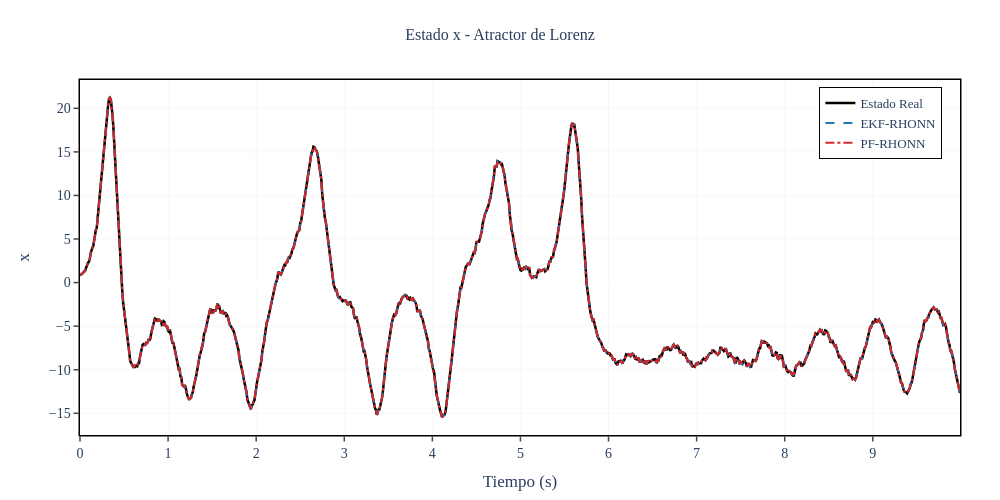
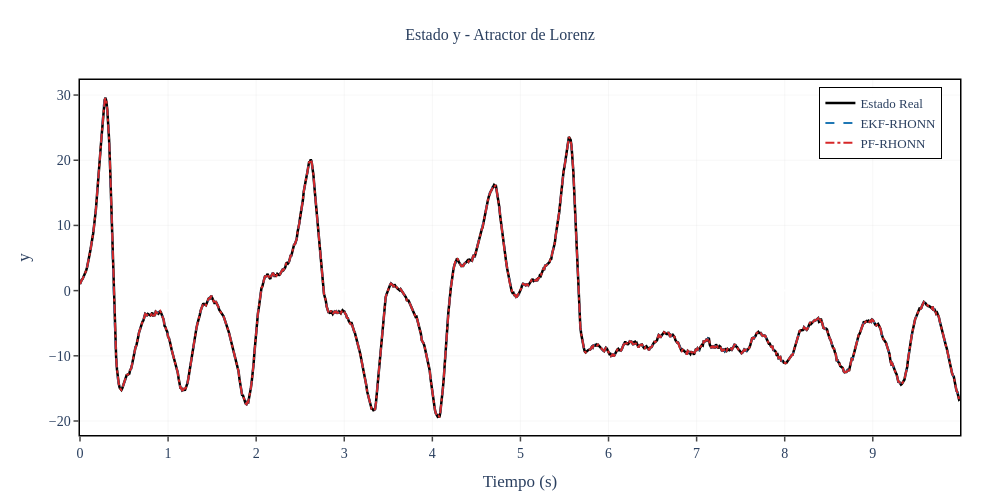
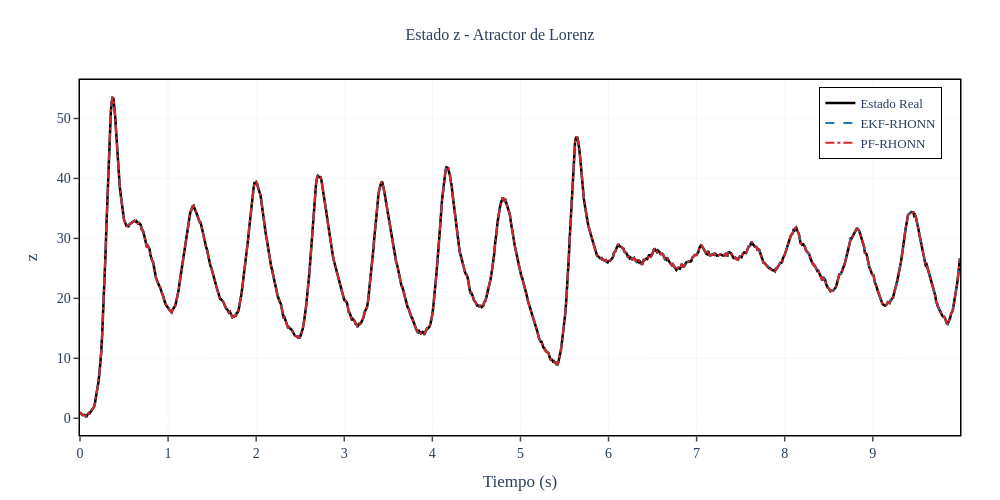
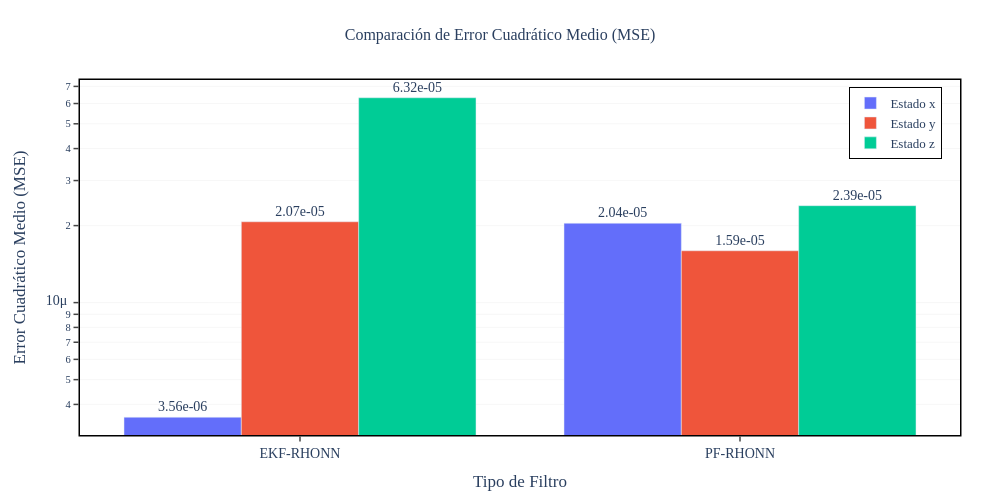

The notebook cell these images were saved under, in order:
### Code cell
# Gráficas individuales por estado
states_info = [
    {'idx': 0, 'var': 'x',  'y_label': 'x'},
    {'idx': 1, 'var': 'y',  'y_label': 'y'},
    {'idx': 2, 'var': 'z',  'y_label': 'z'}
]

for state_info in states_info:
    i = state_info['idx']
    
    fig = go.Figure()
    
    # Estado real (línea negra gruesa)
    fig.add_trace(go.Scatter(
        x=t_history, y=x_true[:, i],
        mode='lines',
        name='Estado Real',
        line=dict(color='#000000', width=thesis_config['line_width_true']),
        showlegend=True
    ))
    
    # Estimación EKF
    fig.add_trace(go.Scatter(
        x=t_history, y=x_hat_ekf[:, i],
        mode='lines',
        name='EKF-RHONN',
        line=dict(color='#1f77b4', width=thesis_config['line_width_est'], dash='dash'),
        showlegend=True
    ))
    
    # Estimación PF
    fig.add_trace(go.Scatter(
        x=t_history, y=x_hat_pf[:, i],
        mode='lines',
        name='PF-RHONN',
        line=dict(color='#d62728', width=thesis_config['line_width_est'], dash='dashdot'),
        showlegend=True
    ))
    
    fig.update_layout(
        title={
            'text': f'Estado {state_info["var"]} - Atractor de Lorenz',
            'x': 0.5,
            'xanchor': 'center',
            'font': {'size': thesis_config['title_font_size'], 'family': thesis_config['font_family']}
        },
        xaxis_title='Tiempo (s)',
        yaxis_title=state_info['y_label'],
        xaxis=dict(
            showgrid=True,
            gridcolor=thesis_config['grid_color'],
            gridwidth=thesis_config['grid_width'],
            showline=True,
            linewidth=1.5,
            linecolor='black',
            mirror=True,
            ticks='outside',
            tickwidth=1.5,
            ticklen=5
        ),
        yaxis=dict(
            showgrid=True,
            gridcolor=thesis_config['grid_color'],
            gridwidth=thesis_config['grid_width'],
            showline=True,
            linewidth=1.5,
            linecolor='black',
            mirror=True,
            ticks='outside',
            tickwidth=1.5,
            ticklen=5
        ),
        legend=dict(
            x=0.98,
            y=0.98,
            xanchor='right',
            yanchor='top',
            bgcolor='rgba(255, 255, 255, 0.95)',
            bordercolor='black',
            borderwidth=1,
            font=dict(size=thesis_config['legend_font_size'], family=thesis_config['font_family'])
        ),
        font=dict(size=thesis_config['font_size'], family=thesis_config['font_family']),
        plot_bgcolor='white',
        paper_bgcolor='white',
        width=thesis_config['plot_width'],
        height=thesis_config['plot_height'],
        margin=dict(l=80, r=40, t=80, b=60)
    )
    
    fig.show()

# Espacio de fase 3D (Atractor de Lorenz)
fig_phase = go.Figure()

fig_phase.add_trace(go.Scatter3d(
    x=x_true[:, 0], y=x_true[:, 1], z=x_true[:, 2],
    mode='lines',
    name='Atractor Real',
    line=dict(color='#000000', width=4)
))

fig_phase.add_trace(go.Scatter3d(
    x=x_hat_ekf[:, 0], y=x_hat_ekf[:, 1], z=x_hat_ekf[:, 2],
    mode='lines',
    name='Estimación EKF-RHONN',
    line=dict(color='#1f77b4', width=3)
))

fig_phase.add_trace(go.Scatter3d(
    x=x_hat_pf[:, 0], y=x_hat_pf[:, 1], z=x_hat_pf[:, 2],
    mode='lines',
    name='Estimación PF-RHONN',
    line=dict(color='#d62728', width=3)
))

fig_phase.update_layout(
    title={
        'text': 'Espacio de Fases 3D - Atractor de Lorenz',
        'x': 0.5,
        'xanchor': 'center',
        'font': {'size': thesis_config['title_font_size'], 'family': thesis_config['font_family']}
    },
    scene=dict(
        xaxis_title='x',
        yaxis_title='y',
        zaxis_title='z',
        xaxis=dict(
            showgrid=True,
            gridcolor=thesis_config['grid_color'],
            showline=True,
            linewidth=1.5,
            linecolor='black'
        ),
        yaxis=dict(
            showgrid=True,
            gridcolor=thesis_config['grid_color'],
            showline=True,
            linewidth=1.5,
            linecolor='black'
        ),
        zaxis=dict(
            showgrid=True,
            gridcolor=thesis_config['grid_color'],
            showline=True,
            linewidth=1.5,
            linecolor='black'
        )
    ),
    legend=dict(
        x=0.98,
        y=0.98,
        xanchor='right',
        yanchor='top',
        bgcolor='rgba(255, 255, 255, 0.95)',
        bordercolor='black',
        borderwidth=1,
        font=dict(size=thesis_config['legend_font_size'], family=thesis_config['font_family'])
    ),
    font=dict(size=thesis_config['font_size'], family=thesis_config['font_family']),
    width=thesis_config['plot_width'],
    height=thesis_config['plot_width'],  # Aspecto cuadrado
    margin=dict(l=40, r=40, t=80, b=40)
)

# fig_phase.show()

# Gráfica de barras comparando MSE
fig_mse = go.Figure()

filters = ['EKF-RHONN', 'PF-RHONN']

fig_mse.add_trace(go.Bar(
    name='Estado x',
    x=filters,
    y=[mse_x_ekf, mse_x_pf],
    marker_color='#636EFA',
    text=[f'{mse_x_ekf:.2e}', f'{mse_x_pf:.2e}'],
    textposition='outside'
))

fig_mse.add_trace(go.Bar(
    name='Estado y',
    x=filters,
    y=[mse_y_ekf, mse_y_pf],
    marker_color='#EF553B',
    text=[f'{mse_y_ekf:.2e}', f'{mse_y_pf:.2e}'],
    textposition='outside'
))

fig_mse.add_trace(go.Bar(
    name='Estado z',
    x=filters,
    y=[mse_z_ekf, mse_z_pf],
    marker_color='#00CC96',
    text=[f'{mse_z_ekf:.2e}', f'{mse_z_pf:.2e}'],
    textposition='outside'
))

fig_mse.update_layout(
    title={
        'text': 'Comparación de Error Cuadrático Medio (MSE)',
        'x': 0.5,
        'xanchor': 'center',
        'font': {'size': thesis_config['title_font_size'], 'family': thesis_config['font_family']}
    },
    xaxis_title='Tipo de Filtro',
    yaxis_title='Error Cuadrático Medio (MSE)',
    yaxis=dict(
        type='log',
        showgrid=True,
        gridcolor=thesis_config['grid_color'],
        gridwidth=thesis_config['grid_width'],
        showline=True,
        linewidth=1.5,
        linecolor='black',
        mirror=True,
        ticks='outside',
        tickwidth=1.5,
        ticklen=5
    ),
    xaxis=dict(
        showline=True,
        linewidth=1.5,
        linecolor='black',
        mirror=True,
        ticks='outside',
        tickwidth=1.5,
        ticklen=5
    ),
    legend=dict(
        x=0.98,
        y=0.98,
        xanchor='right',
        yanchor='top',
        bgcolor='rgba(255, 255, 255, 0.95)',
        bordercolor='black',
        borderwidth=1,
        font=dict(size=thesis_config['legend_font_size'], family=thesis_config['font_family'])
    ),
    barmode='group',
    font=dict(size=thesis_config['font_size'], family=thesis_config['font_family']),
    plot_bgcolor='white',
    paper_bgcolor='white',
    width=thesis_config['plot_width'],
    height=thesis_config['plot_height'],
    margin=dict(l=80, r=40, t=80, b=60)
)

fig_mse.show()

### Figure 1 — Plotly figure (JSON) as saved in the notebook; plotly's stock layout.template omitted (floating-point values rounded to 4 significant figures; data arrays with more than 128 entries replaced by an {"elided": "..."} marker saying what was removed)
{"data": [{"line": {"color": "#000000", "width": 2.5}, "mode": "lines", "name": "Estado Real", "showlegend": true, "type": "scatter", "x": {"elided": "1000 float values"}, "y": {"elided": "1000 float values"}}, {"line": {"color": "#1f77b4", "dash": "dash", "width": 2}, "mode": "lines", "name": "EKF-RHONN", "showlegend": true, "type": "scatter", "x": {"elided": "1000 float values"}, "y": {"elided": "1000 float values"}}, {"line": {"color": "#d62728", "dash": "dashdot", "width": 2}, "mode": "lines", "name": "PF-RHONN", "showlegend": true, "type": "scatter", "x": {"elided": "1000 float values"}, "y": {"elided": "1000 float values"}}], "layout": {"font": {"family": "Computer Modern, serif", "size": 14}, "height": 500, "legend": {"bgcolor": "rgba(255, 255, 255, 0.95)", "bordercolor": "black", "borderwidth": 1, "font": {"family": "Computer Modern, serif", "size": 13}, "x": 0.98, "xanchor": "right", "y": 0.98, "yanchor": "top"}, "margin": {"b": 60, "l": 80, "r": 40, "t": 80}, "paper_bgcolor": "white", "plot_bgcolor": "white", "title": {"font": {"family": "Computer Modern, serif", "size": 16}, "text": "Estado x - Atractor de Lorenz", "x": 0.5, "xanchor": "center"}, "width": 1000, "xaxis": {"gridcolor": "rgba(200, 200, 200, 0.3)", "gridwidth": 0.5, "linecolor": "black", "linewidth": 1.5, "mirror": true, "showgrid": true, "showline": true, "ticklen": 5, "ticks": "outside", "tickwidth": 1.5, "title": {"text": "Tiempo (s)"}}, "yaxis": {"gridcolor": "rgba(200, 200, 200, 0.3)", "gridwidth": 0.5, "linecolor": "black", "linewidth": 1.5, "mirror": true, "showgrid": true, "showline": true, "ticklen": 5, "ticks": "outside", "tickwidth": 1.5, "title": {"text": "x"}}}}

### Figure 2 — Plotly figure (JSON) as saved in the notebook; plotly's stock layout.template omitted (floating-point values rounded to 4 significant figures; data arrays with more than 128 entries replaced by an {"elided": "..."} marker saying what was removed)
{"data": [{"line": {"color": "#000000", "width": 2.5}, "mode": "lines", "name": "Estado Real", "showlegend": true, "type": "scatter", "x": {"elided": "1000 float values"}, "y": {"elided": "1000 float values"}}, {"line": {"color": "#1f77b4", "dash": "dash", "width": 2}, "mode": "lines", "name": "EKF-RHONN", "showlegend": true, "type": "scatter", "x": {"elided": "1000 float values"}, "y": {"elided": "1000 float values"}}, {"line": {"color": "#d62728", "dash": "dashdot", "width": 2}, "mode": "lines", "name": "PF-RHONN", "showlegend": true, "type": "scatter", "x": {"elided": "1000 float values"}, "y": {"elided": "1000 float values"}}], "layout": {"font": {"family": "Computer Modern, serif", "size": 14}, "height": 500, "legend": {"bgcolor": "rgba(255, 255, 255, 0.95)", "bordercolor": "black", "borderwidth": 1, "font": {"family": "Computer Modern, serif", "size": 13}, "x": 0.98, "xanchor": "right", "y": 0.98, "yanchor": "top"}, "margin": {"b": 60, "l": 80, "r": 40, "t": 80}, "paper_bgcolor": "white", "plot_bgcolor": "white", "title": {"font": {"family": "Computer Modern, serif", "size": 16}, "text": "Estado y - Atractor de Lorenz", "x": 0.5, "xanchor": "center"}, "width": 1000, "xaxis": {"gridcolor": "rgba(200, 200, 200, 0.3)", "gridwidth": 0.5, "linecolor": "black", "linewidth": 1.5, "mirror": true, "showgrid": true, "showline": true, "ticklen": 5, "ticks": "outside", "tickwidth": 1.5, "title": {"text": "Tiempo (s)"}}, "yaxis": {"gridcolor": "rgba(200, 200, 200, 0.3)", "gridwidth": 0.5, "linecolor": "black", "linewidth": 1.5, "mirror": true, "showgrid": true, "showline": true, "ticklen": 5, "ticks": "outside", "tickwidth": 1.5, "title": {"text": "y"}}}}

### Figure 3 — Plotly figure (JSON) as saved in the notebook; plotly's stock layout.template omitted (floating-point values rounded to 4 significant figures; data arrays with more than 128 entries replaced by an {"elided": "..."} marker saying what was removed)
{"data": [{"line": {"color": "#000000", "width": 2.5}, "mode": "lines", "name": "Estado Real", "showlegend": true, "type": "scatter", "x": {"elided": "1000 float values"}, "y": {"elided": "1000 float values"}}, {"line": {"color": "#1f77b4", "dash": "dash", "width": 2}, "mode": "lines", "name": "EKF-RHONN", "showlegend": true, "type": "scatter", "x": {"elided": "1000 float values"}, "y": {"elided": "1000 float values"}}, {"line": {"color": "#d62728", "dash": "dashdot", "width": 2}, "mode": "lines", "name": "PF-RHONN", "showlegend": true, "type": "scatter", "x": {"elided": "1000 float values"}, "y": {"elided": "1000 float values"}}], "layout": {"font": {"family": "Computer Modern, serif", "size": 14}, "height": 500, "legend": {"bgcolor": "rgba(255, 255, 255, 0.95)", "bordercolor": "black", "borderwidth": 1, "font": {"family": "Computer Modern, serif", "size": 13}, "x": 0.98, "xanchor": "right", "y": 0.98, "yanchor": "top"}, "margin": {"b": 60, "l": 80, "r": 40, "t": 80}, "paper_bgcolor": "white", "plot_bgcolor": "white", "title": {"font": {"family": "Computer Modern, serif", "size": 16}, "text": "Estado z - Atractor de Lorenz", "x": 0.5, "xanchor": "center"}, "width": 1000, "xaxis": {"gridcolor": "rgba(200, 200, 200, 0.3)", "gridwidth": 0.5, "linecolor": "black", "linewidth": 1.5, "mirror": true, "showgrid": true, "showline": true, "ticklen": 5, "ticks": "outside", "tickwidth": 1.5, "title": {"text": "Tiempo (s)"}}, "yaxis": {"gridcolor": "rgba(200, 200, 200, 0.3)", "gridwidth": 0.5, "linecolor": "black", "linewidth": 1.5, "mirror": true, "showgrid": true, "showline": true, "ticklen": 5, "ticks": "outside", "tickwidth": 1.5, "title": {"text": "z"}}}}

### Figure 4 — Plotly figure (JSON) as saved in the notebook; plotly's stock layout.template omitted (floating-point values rounded to 4 significant figures)
{"data": [{"marker": {"color": "#636EFA"}, "name": "Estado x", "text": ["3.56e-06", "2.04e-05"], "textposition": "outside", "type": "bar", "x": ["EKF-RHONN", "PF-RHONN"], "y": [3.564e-06, 2.043e-05]}, {"marker": {"color": "#EF553B"}, "name": "Estado y", "text": ["2.07e-05", "1.59e-05"], "textposition": "outside", "type": "bar", "x": ["EKF-RHONN", "PF-RHONN"], "y": [2.07e-05, 1.595e-05]}, {"marker": {"color": "#00CC96"}, "name": "Estado z", "text": ["6.32e-05", "2.39e-05"], "textposition": "outside", "type": "bar", "x": ["EKF-RHONN", "PF-RHONN"], "y": [6.32e-05, 2.393e-05]}], "layout": {"barmode": "group", "font": {"family": "Computer Modern, serif", "size": 14}, "height": 500, "legend": {"bgcolor": "rgba(255, 255, 255, 0.95)", "bordercolor": "black", "borderwidth": 1, "font": {"family": "Computer Modern, serif", "size": 13}, "x": 0.98, "xanchor": "right", "y": 0.98, "yanchor": "top"}, "margin": {"b": 60, "l": 80, "r": 40, "t": 80}, "paper_bgcolor": "white", "plot_bgcolor": "white", "title": {"font": {"family": "Computer Modern, serif", "size": 16}, "text": "Comparación de Error Cuadrático Medio (MSE)", "x": 0.5, "xanchor": "center"}, "width": 1000, "xaxis": {"linecolor": "black", "linewidth": 1.5, "mirror": true, "showline": true, "ticklen": 5, "ticks": "outside", "tickwidth": 1.5, "title": {"text": "Tipo de Filtro"}}, "yaxis": {"gridcolor": "rgba(200, 200, 200, 0.3)", "gridwidth": 0.5, "linecolor": "black", "linewidth": 1.5, "mirror": true, "showgrid": true, "showline": true, "ticklen": 5, "ticks": "outside", "tickwidth": 1.5, "title": {"text": "Error Cuadrático Medio (MSE)"}, "type": "log"}}}
